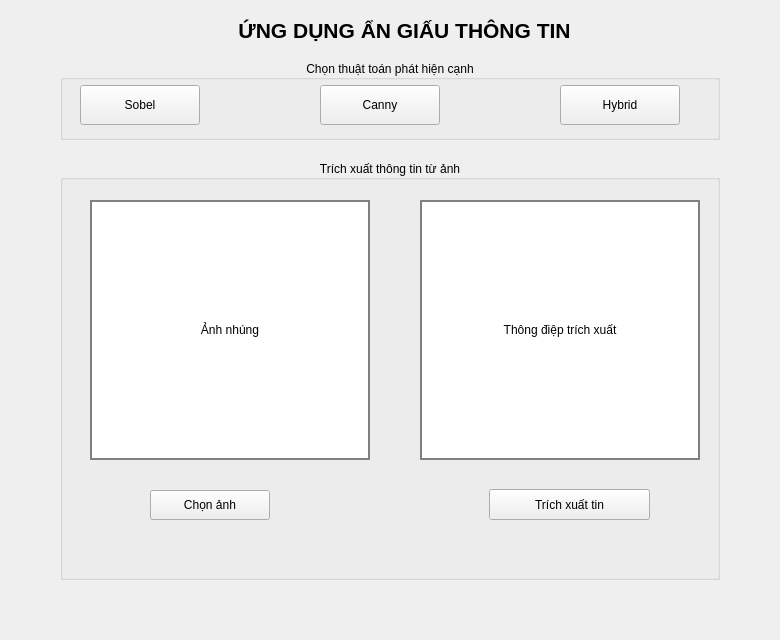
<?xml version="1.0" encoding="UTF-8"?>
<ui version="4.0">
 <class>ExtractForm</class>
 <widget class="QWidget" name="ExtractForm">
  <property name="geometry">
   <rect>
    <x>0</x>
    <y>0</y>
    <width>780</width>
    <height>640</height>
   </rect>
  </property>
  <property name="windowTitle">
   <string>Giải mã / Trích xuất tin</string>
  </property>
  <widget class="QLabel" name="label_Title">
   <property name="geometry">
    <rect>
     <x>199</x>
     <y>10</y>
     <width>411</width>
     <height>40</height>
    </rect>
   </property>
   <property name="font">
    <font>
     <pointsize>16</pointsize>
     <weight>75</weight>
     <bold>true</bold>
    </font>
   </property>
   <property name="text">
    <string>ỨNG DỤNG ẨN GIẤU THÔNG TIN</string>
   </property>
   <property name="alignment">
    <set>Qt::AlignCenter</set>
   </property>
  </widget>
  <widget class="QGroupBox" name="groupBox_Algo">
   <property name="geometry">
    <rect>
     <x>60</x>
     <y>60</y>
     <width>660</width>
     <height>80</height>
    </rect>
   </property>
   <property name="title">
    <string>Chọn thuật toán phát hiện cạnh</string>
   </property>
   <property name="alignment">
    <set>Qt::AlignCenter</set>
   </property>
   <widget class="QPushButton" name="btn_Sobel">
    <property name="geometry">
     <rect>
      <x>20</x>
      <y>25</y>
      <width>120</width>
      <height>40</height>
     </rect>
    </property>
    <property name="text">
     <string>Sobel</string>
    </property>
   </widget>
   <widget class="QPushButton" name="btn_Canny">
    <property name="geometry">
     <rect>
      <x>260</x>
      <y>25</y>
      <width>120</width>
      <height>40</height>
     </rect>
    </property>
    <property name="text">
     <string>Canny</string>
    </property>
   </widget>
   <widget class="QPushButton" name="btn_Hybrid">
    <property name="geometry">
     <rect>
      <x>500</x>
      <y>25</y>
      <width>120</width>
      <height>40</height>
     </rect>
    </property>
    <property name="text">
     <string>Hybrid</string>
    </property>
   </widget>
  </widget>
  <widget class="QGroupBox" name="groupBox_Extract">
   <property name="geometry">
    <rect>
     <x>60</x>
     <y>160</y>
     <width>660</width>
     <height>420</height>
    </rect>
   </property>
   <property name="title">
    <string>Trích xuất thông tin từ ảnh</string>
   </property>
   <property name="alignment">
    <set>Qt::AlignCenter</set>
   </property>
   <widget class="QPushButton" name="btn_SelectStegoImage">
    <property name="geometry">
     <rect>
      <x>90</x>
      <y>330</y>
      <width>120</width>
      <height>30</height>
     </rect>
    </property>
    <property name="text">
     <string>Chọn ảnh</string>
    </property>
   </widget>
   <widget class="QLabel" name="label_Input">
    <property name="geometry">
     <rect>
      <x>30</x>
      <y>40</y>
      <width>280</width>
      <height>260</height>
     </rect>
    </property>
    <property name="styleSheet">
     <string notr="true">border: 2px solid gray; background-color: white;</string>
    </property>
    <property name="text">
     <string>Ảnh nhúng</string>
    </property>
    <property name="alignment">
     <set>Qt::AlignCenter</set>
    </property>
   </widget>
   <widget class="QLabel" name="label_Edge">
    <property name="geometry">
     <rect>
      <x>360</x>
      <y>40</y>
      <width>280</width>
      <height>260</height>
     </rect>
    </property>
    <property name="styleSheet">
     <string notr="true">border: 2px solid gray; background-color: white;</string>
    </property>
    <property name="text">
     <string>Thông điệp trích xuất</string>
    </property>
    <property name="alignment">
     <set>Qt::AlignCenter</set>
    </property>
   </widget>
   <widget class="QPushButton" name="btn_Extract">
    <property name="geometry">
     <rect>
      <x>429</x>
      <y>329</y>
      <width>161</width>
      <height>31</height>
     </rect>
    </property>
    <property name="text">
     <string>Trích xuất tin</string>
    </property>
   </widget>
  </widget>
 </widget>
 <resources/>
 <connections/>
</ui>
